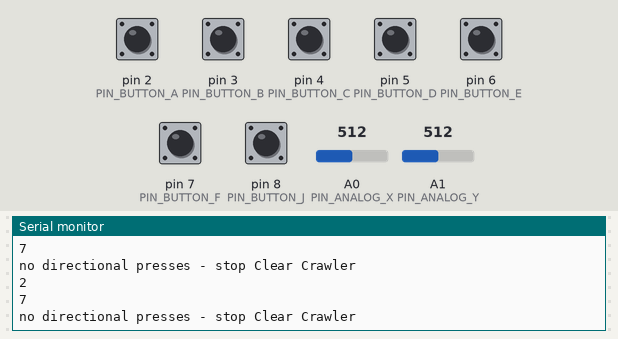
Simulated run of this sketch. Board: Arduino Uno, built with avr-gcc and run on an emulated ATmega328P. Parts: the last lines printed to the serial monitor. The inputs (shaded band) are chosen by the test bench; at power-on: pin 2 (PIN_BUTTON_A), pin 3 (PIN_BUTTON_B), pin 4 (PIN_BUTTON_C), pin 5 (PIN_BUTTON_D), pin 6 (PIN_BUTTON_E), pin 7 (PIN_BUTTON_F), pin 8 (PIN_BUTTON_J) HIGH, A0 (PIN_ANALOG_X) = 512, A1 (PIN_ANALOG_Y) = 512. No radio packets arrive unless stated.

Above: at 1.2 s.
1.3 s: pin 2 (PIN_BUTTON_A) pulled LOW for 0.15 s
At 1.4 s:
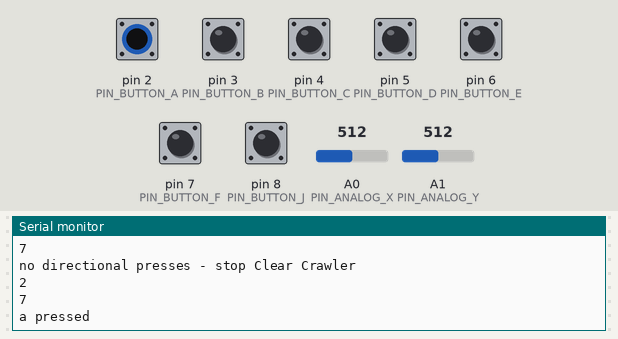
2.9 s: pin 3 (PIN_BUTTON_B) pulled LOW for 0.15 s
4.5 s: pin 4 (PIN_BUTTON_C) pulled LOW for 0.15 s
6.1 s: pin 5 (PIN_BUTTON_D) pulled LOW for 0.15 s
At 6.21 s:
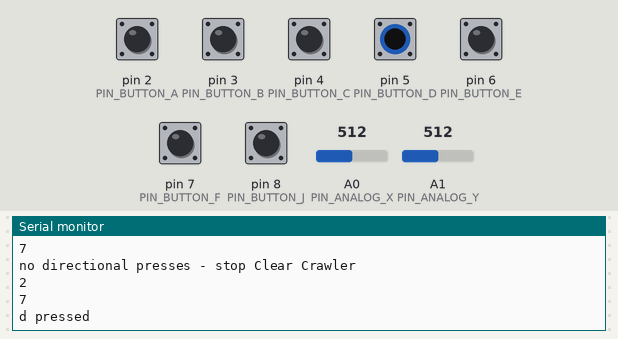

The sketch:

tx.ino
```cpp
    //
    //Radio setup
    //
    #include <SPI.h>
    #include <nRF24L01.h>
    #include <RF24.h>
    RF24 radio(9, 10); // CE, CSN
    const byte address[6] = "00001";
    //
    //Button setup
    //
    const byte PIN_BUTTON_A = 2;
    const byte PIN_BUTTON_B = 3;
    const byte PIN_BUTTON_C = 4;
    const byte PIN_BUTTON_D = 5;
    const byte PIN_BUTTON_E = 6;
    const byte PIN_BUTTON_F = 7;
    const byte PIN_BUTTON_J = 8;
    const byte PIN_ANALOG_X = 0;
    const byte PIN_ANALOG_Y = 1;
    boolean pressed_a = false;
    boolean pressed_b = false;
    boolean pressed_c = false;
    boolean pressed_d = false;
    boolean pressed_e = false;
    boolean pressed_f = false;
    boolean pressed_j = false;
    int analog_x = 350;
    int analog_y = 350;
    //
    //
    void setup() {
      //
      Serial.begin(9600);
      //
      //Radio setup
      radio.begin();
      radio.openWritingPipe(address);
      radio.setPALevel(RF24_PA_MIN); //can set: RF24_PA_MIN, RF24_PA_LOW, RF24_PA_HIGH, RF24_PA_MAX
      //radio.setDataRate(RF24_250KBPS); //set as: F24_250KBPS, F24_1MBPS, F24_2MBPS ==>250KBPS = longest range
      //radio.setChannel(80); //sets channel from 2.4 to 2.524 GHz in 1 MHz increments 2.483.5 GHz is normal legal limit
      radio.stopListening();
      //
      //input setup
      pinMode(PIN_BUTTON_A, INPUT);
      digitalWrite(PIN_BUTTON_A, HIGH);
      pinMode(PIN_BUTTON_B, INPUT);
      digitalWrite(PIN_BUTTON_B, HIGH);
      pinMode(PIN_BUTTON_C, INPUT);
      digitalWrite(PIN_BUTTON_C, HIGH);
      pinMode(PIN_BUTTON_D, INPUT);
      digitalWrite(PIN_BUTTON_D, HIGH);
      pinMode(PIN_BUTTON_E, INPUT);
      digitalWrite(PIN_BUTTON_E, HIGH);
      pinMode(PIN_BUTTON_F, INPUT);
      digitalWrite(PIN_BUTTON_F, HIGH);
      pinMode(PIN_BUTTON_J, INPUT);
      digitalWrite(PIN_BUTTON_J, HIGH);
    }
    void loop() {
      //
      //radio test
      const char text[] = "L"; //heartbeat to make sure comms are working
      radio.write(&text, sizeof(text));
      delay(5);
      //
      //button Tx
      if(pressed_a == digitalRead(PIN_BUTTON_A)){
      Serial.print("a pressed");
      Serial.println();
      const char text[] = "A"; //forward
      radio.write(&text, sizeof(text));
      }
      if(pressed_b == digitalRead(PIN_BUTTON_B)){
      Serial.print("b pressed");
      Serial.println();
      const char text[] = "B"; //right
      radio.write(&text, sizeof(text));
      }
      if(pressed_c == digitalRead(PIN_BUTTON_C)){
      Serial.print("c pressed");
      Serial.println();
      const char text[] = "C"; //back
      radio.write(&text, sizeof(text));
      }
      if(pressed_d == digitalRead(PIN_BUTTON_D)){
      Serial.print("d pressed");
      Serial.println();
      const char text[] = "D"; //left
      radio.write(&text, sizeof(text));
      }
      if((pressed_a != digitalRead(PIN_BUTTON_A)) && (pressed_b != digitalRead(PIN_BUTTON_B)) && (pressed_c != digitalRead(PIN_BUTTON_C)) && (pressed_d != digitalRead(PIN_BUTTON_D))){
      Serial.print("no directional presses - stop Clear Crawler");
      Serial.println();
      const char text[] = "S"; //stop
      radio.write(&text, sizeof(text));
      }
      if(pressed_e == digitalRead(PIN_BUTTON_E)){
      Serial.print("e pressed"); //NOT YET ASSIGNED
      Serial.println();
      }
      if(pressed_f == digitalRead(PIN_BUTTON_F)){
      Serial.print("f pressed"); //NOT YET ASSIGNED
      Serial.println();
      }
      if(pressed_j == digitalRead(PIN_BUTTON_J)){
      Serial.print("j (joystick) pressed");
      Serial.println();
      const char text[] = "J"; //joystick button
      radio.write(&text, sizeof(text));
      }

      //analog sticks
      analog_x = analogRead(PIN_ANALOG_X);
      analog_y = analogRead(PIN_ANALOG_Y);

      //x axis
      if(analog_x > 1000){
        const char text[] = "4"; radio.write(&text, sizeof(text));
        Serial.println("4");
        }
      if((analog_x <1000) && (analog_x >600)){
        const char text[] = "3"; radio.write(&text, sizeof(text));
        Serial.println("3");
        }
      if((analog_x < 600) && (analog_x >400)){
        const char text[] = "2"; radio.write(&text, sizeof(text));
        Serial.println("2");
        delay(1);
        }
      if((analog_x <400) && (analog_x >200)){
        const char text[] = "1"; radio.write(&text, sizeof(text));
        Serial.println("1");
        }
      if(analog_x < 200){
        const char text[] = "0"; radio.write(&text, sizeof(text));
        Serial.println("0");
        }

      //y axis
      if(analog_y > 1000){
        const char text[] = "9"; radio.write(&text, sizeof(text));
        Serial.println("9");
        delay(1);
        }
      if((analog_y <1000) && (analog_y >600)){
        const char text[] = "8"; radio.write(&text, sizeof(text));
        Serial.println("8");
        }
      if((analog_y <600) && (analog_y >400)){
        const char text[] = "7"; radio.write(&text, sizeof(text));
        Serial.println("7");
        delay(1);
        }
      if((analog_y <400) && (analog_y >200)){
        const char text[] = "6"; radio.write(&text, sizeof(text));
        Serial.println("6");
        }
      if(analog_y < 200){
        const char text[] = "5"; radio.write(&text, sizeof(text));
        Serial.println("5");
        }
//}
delay(5);
}
```

Measured:
- after the input at 1.3 s, the serial monitor: prints a new line after 0.09 s (image 1)
- after the input at 6.1 s, the serial monitor: prints a new line after 0.10 s (image 2)
